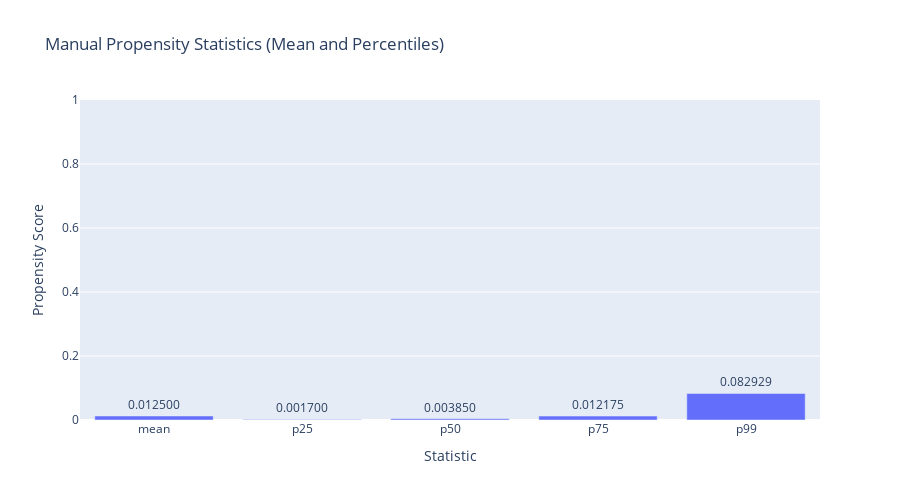

This figure's notebook cell:
### Markdown cell above
## EDA

### Code cell
# Calculate manual propensity statistics using the helper function
propensity_manual_df, propensity_stats, stats_df = calculate_propensity_stats(
    log_df_readable, 
    groupby_col='item_id'
)

# Display the statistics DataFrame
display(stats_df)

# Plot the statistics using the reusable plot_bar_chart function
fig = plot_bar_chart(
    data=stats_df,
    x_col='statistic',
    y_col='value',
    x_title='Statistic',
    y_title='Propensity Value',
    title='Manual Propensity Statistics (Mean and Percentiles)',
    height=500,
    show_values=True,
    value_format='{:.6f}'
)

# Customize x-axis ordering
fig.update_layout(
    xaxis={'categoryorder': 'array', 'categoryarray': ['mean', 'p25', 'p50', 'p75', 'p99']},
    yaxis_title='Propensity Score'
)

fig.show()

### Figure 1 — Plotly figure (JSON) as saved in the notebook; plotly's stock layout.template omitted (floating-point values rounded to 4 significant figures)
{"data": [{"cliponaxis": false, "hovertemplate": "Statistic=%{x}<br>Propensity Value=%{text}<extra></extra>", "legendgroup": "", "marker": {"color": "#636efa", "pattern": {"shape": ""}}, "name": "", "orientation": "v", "showlegend": false, "text": [0.0125, 0.0017, 0.00385, 0.01218, 0.08293], "textposition": "outside", "texttemplate": "%{text:.6f}", "type": "bar", "x": ["mean", "p25", "p50", "p75", "p99"], "xaxis": "x", "y": [0.0125, 0.0017, 0.00385, 0.01218, 0.08293], "yaxis": "y"}], "layout": {"barmode": "relative", "height": 500, "legend": {"tracegroupgap": 0}, "title": {"text": "Manual Propensity Statistics (Mean and Percentiles)"}, "xaxis": {"anchor": "y", "categoryarray": ["mean", "p25", "p50", "p75", "p99"], "categoryorder": "array", "domain": [0, 1], "title": {"text": "Statistic"}}, "yaxis": {"anchor": "x", "domain": [0, 1], "range": [0, 1], "title": {"text": "Propensity Score"}}}}
